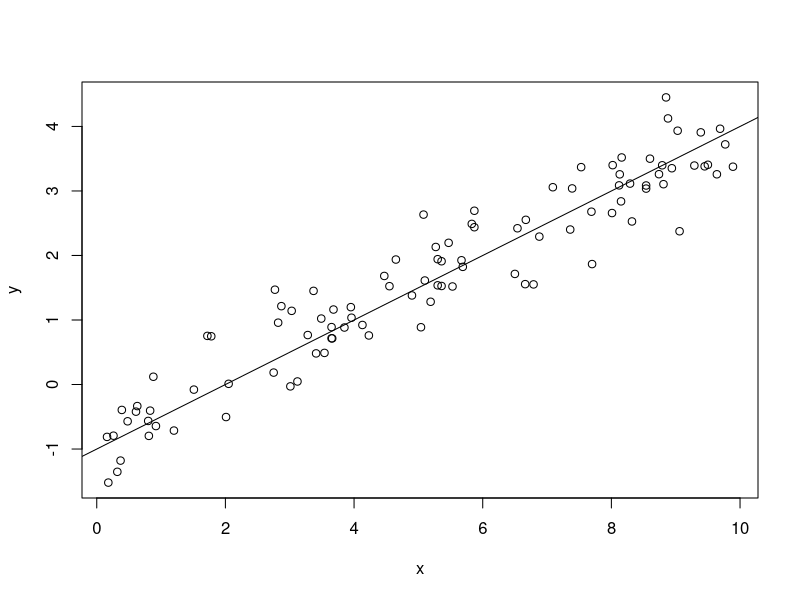
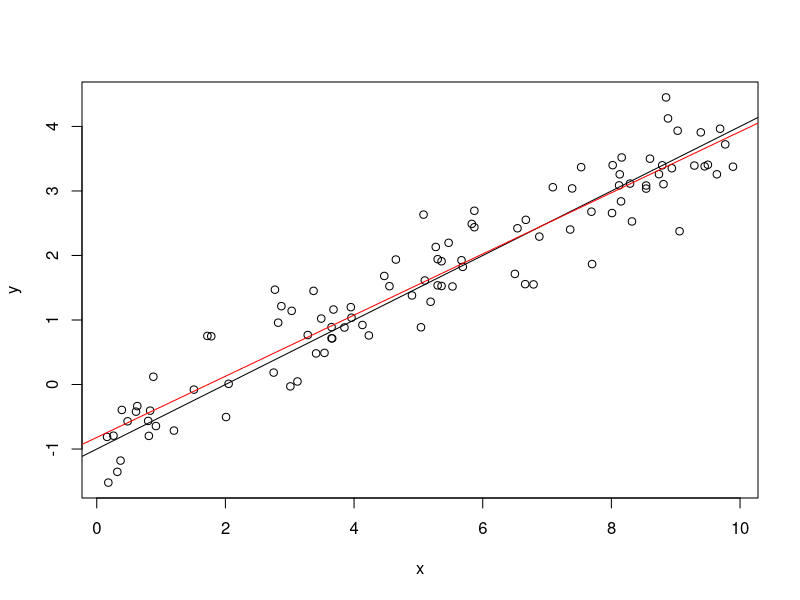

Reproduce these figures in R, in order.
## ---- chunk 1
set.seed(123)

x <- c(3.54, 3.66, 2.87, 0.80, 3.65, 1.78, 5.36, 5.04, 9.45, 3.41,
4.65, 0.83, 8.60, 3.96, 7.36, 1.72, 4.55, 7.70, 0.63, 8.15,
3.01, 3.65, 3.12, 0.37, 5.19, 6.79, 9.03, 0.26, 9.89, 3.03,
9.39, 6.88, 4.47, 8.16, 0.39, 7.39, 3.49, 8.29, 5.36, 2.75,
8.01, 0.92, 8.32, 2.77, 7.53, 9.64, 0.81, 8.54, 8.02, 3.85,
3.28, 2.05, 5.69, 8.88, 5.30, 5.87, 6.66, 5.30, 5.10, 0.16,
0.48, 9.29, 7.69, 2.01, 6.50, 6.54, 3.95, 8.12, 5.47, 8.85,
5.53, 9.06, 5.87, 4.23, 9.50, 7.09, 4.13, 0.18, 5.67, 4.90,
8.79, 8.13, 8.54, 3.68, 8.74, 1.51, 2.82, 6.67, 9.77, 5.83,
5.27, 0.61, 9.69, 1.20, 0.88, 8.81, 5.08, 3.37, 8.94, 0.32)
## ---- chunk 2
eps <- rnorm(100, mean=0, sd=0.5)
## ---- chunk 3
y <- -1+0.5*x+eps
## ---- chunk 4
plot(x, y)
abline(-1, 0.5)
## ---- chunk 5
model <- lm(y~x)
plot(x, y)
abline(-1, 0.5)
abline(model$coefficients, col='red')
## ---- chunk 6
summary(model)$sigma
## ---- chunk 7
set.seed(123)

# Parameters
G <- 10      # groups i
J <- 5       # levels j
K <- 8       # subjects k
p <- 3       # number of covariates

alpha <- 2                   # Intercept
theta <- c(1.5, -0.8, 0.5)   # Coefficients for L
sigma_gamma <- 1             # SD of gamma_i
sigma_tau <- 0.5             # SD of tau_ik
sigma_eps <- 0.3             # SD of epsilon_ijk
omega <- rnorm(J, 0, 1)      # Fixed/random effect for level j

# Storage
n <- G * J * K
data <- data.frame(
  i = rep(1:G, each = J*K),
  j = rep(rep(1:J, each = K), G),
  k = rep(1:K, times = G*J)
)

# Random effects
gamma_i <- rnorm(G, 0, sigma_gamma)
tau_ik <- rnorm(n, 0, sigma_tau)
eps_ijk <- rnorm(n, 0, sigma_eps)

# Covariates L_ij
L <- matrix(rnorm(n * p), nrow = n, ncol = p)

# Simulate response
data$y <- alpha +
          omega[data$j] +
          rowSums(L * matrix(theta, nrow = n, ncol = p, byrow = TRUE)) +
          gamma_i[data$i] +
          tau_ik +
          eps_ijk

# Attach covariates
for (k in 1:p) {
  data[[paste0("L", k)]] <- L[, k]
}

head(data)

